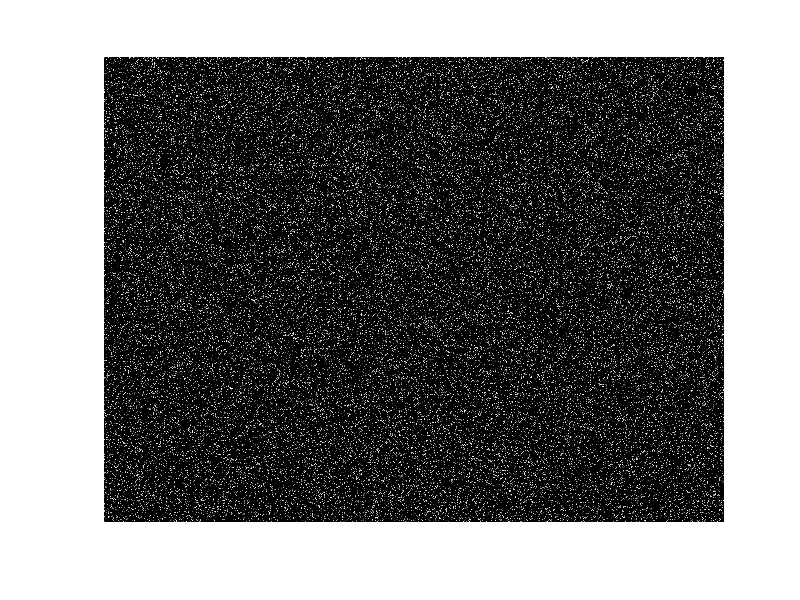

MATLAB code to generate this figure: (Note: this script raises an error after producing the figure.)
%%
%%SHIFT + (sin(2*pi * t)) * AMPLITUDE + 2 * (randn() * NOISE-(NOISE/2))

function main
clc,clear all,close all;
global PIX_COEF NOISE_COEF PARTICLES IMSIZE;


%rows, cols
IMSIZE = [16*30 16*40];
PERCENT_PARTICLE = 0.2;

%DEFAULT
AMPLITUDE = [0.5 0];
SHIFT = [4 0];
%
NOISE_COEF = 0.00;

PIX_COEF = repmat(struct('Sx',SHIFT(1),'Sy',SHIFT(2),'Ax',AMPLITUDE(1),'Ay',AMPLITUDE(2)), IMSIZE(1), IMSIZE(2) );
%%FARKLI KAYDIRMAK ICIN
%SU ANDA KULLANILMIYOR
if -1
for r=1:IMSIZE(1)
    for c=1:IMSIZE(2)
        if( r <IMSIZE(1)/2)
            PIX_COEF(r,c).Sx = 4.0;
        end
    end
end
end


%PARTICLES = repmat(struct('Sx',0,'Sy',0),prod(IMSIZE) * PERCENT_PARTICLE);
%PARTICLES(:) = floor(rand(1,size(PARTICLES,2))*IMSIZE(1)) + 1;
%PARTICLES(:).Sy = floor(rand(1,size(PARTICLES,2))*IMSIZE(1)) + 1;


PARTICLES = ones(2,prod(IMSIZE) * PERCENT_PARTICLE );
PARTICLES(1,:)= floor(rand(1,size(PARTICLES,2))*IMSIZE(1)) + 1;
PARTICLES(2,:)= floor(rand(1,size(PARTICLES,2))*IMSIZE(2)) + 1 ;
PARTICLES(3,:)= rand(1,size(PARTICLES,2));
PARTICLES(4,:)= rand(1,size(PARTICLES,2));
PARTICLES(5,:)= rand(1,size(PARTICLES,2));

%hist(-100*PARTICLES(1,:).*PARTICLES(2,:),1800)

%TIME CONTROL
for t=1:200;
    tic
    %PARTICLE CONTROL
    TEMPPARTICLES=PARTICLES;
    IMG = zeros([IMSIZE 3]);
    for p=1:size(PARTICLES,2)
        PARTICLES(:,p);
        
        moveSine(p,t);
        IMG(PARTICLES(1,p),PARTICLES(2,p))=0;
        %if(p<300)
        %    IMG(PARTICLES(1,p),PARTICLES(2,p),1)=PARTICLES(3,p);
        %    IMG(PARTICLES(1,p),PARTICLES(2,p),2)=PARTICLES(4,p);
        %    IMG(PARTICLES(1,p),PARTICLES(2,p),3)=PARTICLES(5,p);
        %else
        IMG(PARTICLES(1,p),PARTICLES(2,p),1)=PARTICLES(3,p);
        IMG(PARTICLES(1,p),PARTICLES(2,p),2)=PARTICLES(3,p);
        IMG(PARTICLES(1,p),PARTICLES(2,p),3)=PARTICLES(3,p);
        
        %end
        
        PARTICLES(:,p);
    end
    imshow(IMG);    
    imwrite(rgb2gray(IMG),sprintf('CustomSyntetic/im_%f_%d.tif',PERCENT_PARTICLE,t));
    
    ParDispROW =  PARTICLES(1,:) - TEMPPARTICLES(1,:);
    ParDispCOL =  PARTICLES(2,:) - TEMPPARTICLES(2,:);
    
    
    drawnow
    toc
end

%index of a point and the time
function moveSine(pi,t)
global PIX_COEF NOISE_COEF PARTICLES IMSIZE;
%get the point's row,col
P=PARTICLES(:,pi);
%get the sine coefficiants at x,y
COEF = PIX_COEF(P(1),P(2));
%noise of the sine function
NOISE = struct('X',COEF.Ax * NOISE_COEF,'Y',COEF.Ay * NOISE_COEF);

DELTA_COL = COEF.Sx + (sin(2*pi * t)) * COEF.Ax + 2 * (randn(size(t)) * NOISE.X-(NOISE.X/2)) ;% Generate Sine Wave
DELTA_ROW = COEF.Sy + (sin(2*pi * t)) * COEF.Ay + 2 * (randn(size(t)) * NOISE.Y-(NOISE.Y/2)); % Generate Sine Wave
%X2_data = SHIFT(1) + (sin(2*pi * t)) * AMPLITUDE(1) ;
PARTICLES(1,pi) = P(1)+ round(DELTA_ROW);
PARTICLES(2,pi) = P(2)+ round(DELTA_COL);
if(PARTICLES(1,pi)> IMSIZE(1))
    PARTICLES(1,pi)=PARTICLES(1,pi)-IMSIZE(1);
end

if(PARTICLES(2,pi)> IMSIZE(2))
    PARTICLES(2,pi)=PARTICLES(2,pi)-IMSIZE(2);
end

if(PARTICLES(1,pi)< 1)
    PARTICLES(1,pi)= IMSIZE(1);
end

if(PARTICLES(2,pi)< 1)
    PARTICLES(2,pi)= 1;
end